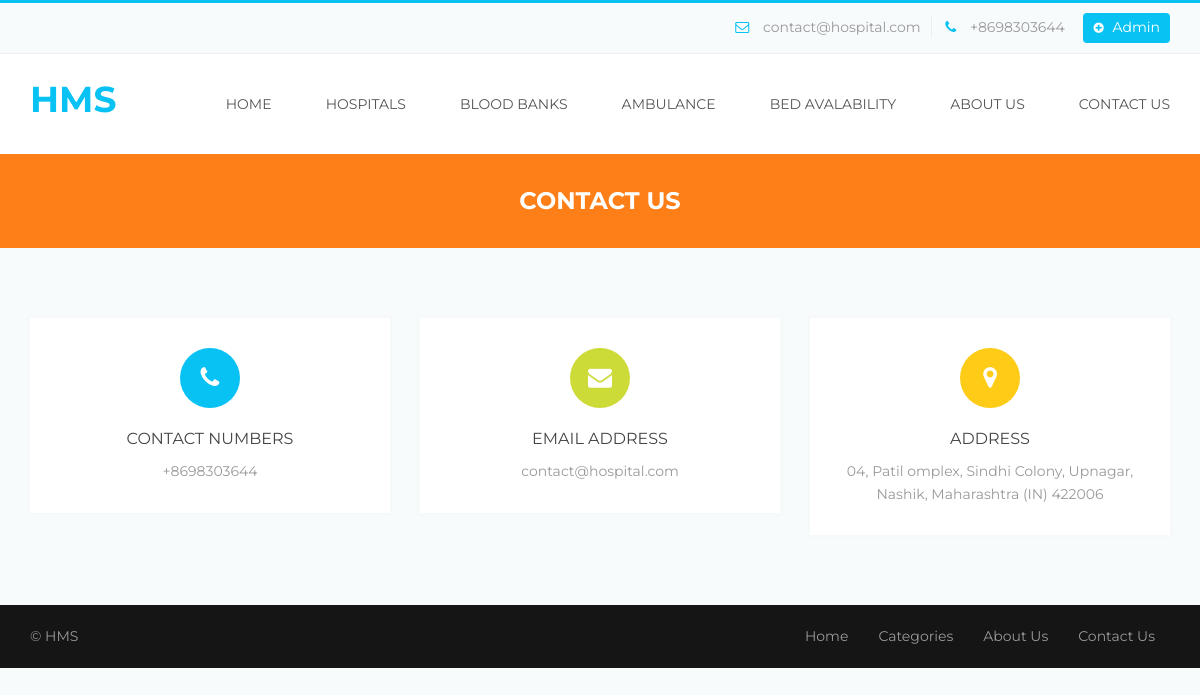
The page /contact.php on the database its author committed.
### tables this page shows
CREATE TABLE `tblpage` (
  `ID` int(10) NOT NULL,
  `PageType` varchar(50) DEFAULT NULL,
  `PageTitle` varchar(200) DEFAULT NULL,
  `PageDescription` mediumtext DEFAULT NULL,
  `Email` varchar(200) DEFAULT NULL,
  `MobileNumber` bigint(10) DEFAULT NULL,
  `UpdationDate` timestamp NOT NULL DEFAULT current_timestamp() ON UPDATE current_timestamp()
);

### contact.php (the view, shortened to what this page needs)
<?php
include('includes/dbconnection.php');
?>
<!DOCTYPE html>
<html>
<head>
	<link rel="stylesheet" type="text/css" href="bootstrap/css/bootstrap.min.css">
	<link rel="stylesheet" type="text/css" href="css/style.css">
	<link rel="stylesheet" type="text/css" href="css/menu.css">
	<link rel="stylesheet" type="text/css" href="css/color/color.css">
	<link rel="stylesheet" type="text/css" href="assets/testimonial/css/style.css" />
	<link rel="stylesheet" type="text/css" href="assets/testimonial/css/elastislide.css" />
	<link rel="stylesheet" type="text/css" href="css/responsive.css">
    <link rel="stylesheet" type="text/css" href="css/font-awesome.css">
	<link rel="stylesheet" type="text/css" href="assets/revolution_slider/css/revslider.css" media="screen" />
</head>
<body>
		<?php include_once('includes/header.php');?>
		<div class="page-title-wrap bgorange-1 padding-top-30 padding-bottom-30">
			<h4 class="white">contact us</h4>
		</div>
		<section id="contact-form" class="margin-top-70 margin-bottom-40">
			<div class="container">
				<div class="row info-box-wrap clearfix">
					<?php
$sql="SELECT * from tblpage where PageType='contactus'";
$query = $dbh -> prepare($sql);
$query->execute();
$results=$query->fetchAll(PDO::FETCH_OBJ);
$cnt=1;
if($query->rowCount() > 0)
{
foreach($results as $row)
{               ?>
					<div class="col-xs-12 col-sm-4 col-md-4 col-lg-4">
						<div class="info-box bgwhite shadow-1 clearfix">
							<div class="info-icon">
								<i class="fa fa-phone bgblue-1 white"></i>
							</div>
							<div class="info-content">
								<div class="info-title">
									<h6>Contact numbers</h6>
								</div>
								<div class="info-disc">
									<p>+<?php  echo htmlentities($row->MobileNumber);?></p>
								</div>
							</div>
						</div>
					</div>
					<div class="col-xs-12 col-sm-4 col-md-4 col-lg-4">
						<div class="info-box bgwhite shadow-1 clearfix">
							<div class="info-icon">
								<i class="fa fa-envelope bggreen-1 white"></i>
							</div>
							<div class="info-content">
								<div class="info-title">
									<h6>email Address</h6>
								</div>
								<div class="info-disc">
									<p><?php  echo htmlentities($row->Email);?></p>
								</div>
							</div>
						</div>
					</div>
					<div class="col-xs-12 col-sm-4 col-md-4 col-lg-4">
						<div class="info-box bgwhite shadow-1 clearfix">
							<div class="info-icon">
								<i class="fa fa-map-marker bgyallow-1 white"></i>
							</div>
							<div class="info-content">
								<div class="info-title">
									<h6>Address</h6>
								</div>
								<div class="info-disc">
									<p><?php  echo htmlentities($row->PageDescription);?></p>
								</div>
							</div>
						</div>
					</div>
					<?php $cnt=$cnt+1;}} ?>
				</div>
			</div>
		</section>
		<?php include_once('includes/footer.php');?>
</body>
</html>

### includes/header.php (shortened to what this page needs)
<?php
include('includes/dbconnection.php');
?>
<div class="header">
            <div class="top-toolbar">
                <div class="container">
                    <div class="row">
                        <div class="col-md-6 col-sm-12 col-xs-12 pull-right">
                            <div class="top-contact-info">
                                <ul>
<?php
$sql="SELECT * from tblpage where PageType='contactus'";
$query = $dbh -> prepare($sql);
$query->execute();
$results=$query->fetchAll(PDO::FETCH_OBJ);
$cnt=1;
if($query->rowCount() > 0)
{
foreach($results as $row)
{               ?>
                                    <li class="toolbar-email"><i class="fa fa-envelope-o"></i> <?php  echo htmlentities($row->Email);?></li>
                                    <li class="toolbar-contact"><i class="fa fa-phone"></i> +<?php  echo htmlentities($row->MobileNumber);?></li><?php $cnt=$cnt+1;}} ?>
                                    <li><a class="toolbar-new-listing" href="admin/login.php"><i class="fa fa-plus-circle"></i> Admin</a></li>
                                </ul>
                            </div>
                        </div>
                    </div>
                </div>
            </div>
            <div class="nav-wrapper">
                <div class="container">
                    <nav class="wsmenu slideLeft clearfix">
                        <div class="logo pull-left"><a href="index.php" title="Responsive Slide Menus"><h3 style="color:#08c2f3">HMS</h3></a></div>
                        <ul class="mobile-sub wsmenu-list pull-right">
                            <li><a href="index.php" class="">Home</a>
                            </li>
                            <li><a href="category.php">Hospitals<span class="arrow"></span></a></li>
                             <li><a href="blood.php">Blood Banks <span class="arrow"></span></a></li>
                            <li><a href="ambulance.php">Ambulance <span class="arrow"></span></a></li>
                            <li><a href="bed.php">Bed Avalability <span class="arrow"></span></a></li>
                            <li><a href="about.php">About Us <span class="arrow"></span></a></li>
                          <li><a href="contact.php">Contact Us <span class="arrow"></span></a></li>
                        </ul>
                    </nav>
                </div>
            </div>
        </div>

### css/style.css (style rules this page uses)
html, body, div, span, applet, object, iframe,h1, h2, h3, h4, h5, h6, p, blockquote, pre,a, abbr, acronym, address, big, cite, code,del, dfn, em, img, ins, kbd, q, s, samp, small, strike, strong, sub, sup, tt, var,b, u, i, center,dl, dt, dd, ol, ul, li,fieldset, form, label, legend,table, caption, tbody, tfoot, thead, tr, th, td, article, aside, canvas, details, embed,figure, figcaption, footer, header, hgroup,menu, nav, output, ruby, section, summary,time, mark, audio, video { margin: 0;padding: 0;border: 0;font-size: 100%;font: inherit;vertical-align: baseline; }
article, aside, details, figcaption, figure,footer, header, hgroup, menu, nav, section { display: block; }
body { line-height: 1;margin:0 ;padding:0 ;transition:all 0.3s ease;overflow-x: hidden; }
html { position:relative;overflow-x:hidden; }
ol, ul { list-style: none;margin:0; padding:0; }
a { display:block; }
body { font-family:'Montserrat',sans-serif; }
h1,h2,h3,h4,h5,h6 { font-family:'Montserrat',sans-serif; font-weight:700; margin:0; text-align:center; line-height:1.4; letter-spacing:0.6px; text-transform:uppercase; letter-spacing:0; }
h3 { font-size:36px; }
h4 { font-size:24px; }
h6 { font-size:16px; }
p { font-family:'Montserrat'; font-size:14px; padding:0; font-weight:400; text-align:center; margin:0; line-height:1.6; text-decoration:none; }
a,span,ul,li { font-family:'Montserrat'; font-size:14px; padding:0; font-weight:400; text-align:center; margin:0; line-height:1.6; text-decoration:none !important; }
p,span,a { padding:0; }
.container,.container-fluid { padding-left:0;padding-right:0; }
.padding-bottom-30 { padding-bottom:30px; }
.padding-top-30 { padding-top:30px; }
.margin-bottom-40 { margin-bottom:40px; }
.margin-top-70 { margin-top:70px; }
.logo { padding:20px 0; }
.logo a { display:inline-block; }
.top-toolbar { padding:10px 0; }
.top-toolbar .top-contact-info ul { text-align:right; }
.top-toolbar .top-contact-info ul li { display:inline-block }
.top-toolbar .top-contact-info ul li.toolbar-email { padding-right:10px; }
.top-toolbar .top-contact-info ul li.toolbar-email i { padding-right:10px; }
.top-toolbar .top-contact-info ul li.toolbar-contact { padding-right:15px; }
.top-toolbar .top-contact-info ul li.toolbar-contact i { padding:0 10px; }
.top-toolbar .top-contact-info ul li a.toolbar-new-listing { border-radius: 4px; line-height: 1; padding: 7px 10px 9px; }
.top-toolbar .top-contact-info ul li a.toolbar-new-listing i { padding:0 5px 0 0;font-size:12px; }
.info-box { padding:30px;margin-bottom:30px; }
.info-box .info-icon { text-align:center; }
.info-box .info-icon i { width:60px;height:60px;line-height:60px;font-size:24px;border-radius:50%;text-align:center; }
.info-box .info-content .info-title { margin-top:20px; }
.info-box .info-content .info-title h6 { text-align:center;text-transform:uppercase;font-weight:400; }
.info-box .info-content .info-disc { margin-top:10px; }
.info-box .info-content .info-disc p { text-align:center; }

### css/menu.css (style rules this page uses)
.wsmenu { font-family:Helvetica, sans-serif; color:#fff; position:relative; font-size:15px; padding:0px; margin:0px auto; width:100%; background-color:#ffffff; }
.wsmenu-list { text-align:left; margin:0 auto 0 auto; display: block; padding:0px; }
.wsmenu-list > li { text-align:center; display: table-cell; }
.wsmenu-list > li > a { display:block; color:#555; padding:38px 21px; line-height:1; text-decoration:none; position:relative; font-family:'Montserrat'; text-transform:uppercase; }
.wsmenu-list > li:last-child a { display:block; color:#555; padding:20px 0 20px 21px; line-height:1; text-decoration:none; position:relative; }
.wsmenu-list li a:before { margin-right: 5px; position: relative; content: "|"; line-height: 16px; font-size: 24px; top: 3px; color:rgba(255,255,255,0); }
@media screen and (-webkit-min-device-pixel-ratio:0) { .wsmenu-list > li > a { padding: 39px 21px; } }

### css/responsive.css (style rules this page uses)
@media screen and (max-device-width:1199px) { .container { padding-left:15px;padding-right:15px; } }
@media screen and (max-device-width:1199px) { .info-box .info-icon { float:none;text-align:center; } }
@media screen and (max-device-width:1199px) { .info-box .info-content { margin-left:0; float:none; } }
@media screen and (max-device-width:1199px) { .info-box .info-content .info-title h6 { text-align:center; } }
@media screen and (max-device-width:1199px) { .info-box .info-content .info-disc p { text-align:center; } }

### rows shown on the page
tblpage: Email "contact@hospital.com", MobileNumber "8698303644", PageDescription "04, Patil omplex, Sindhi Colony, Upnagar, Nashik, Maharashtra (IN) 422006"
